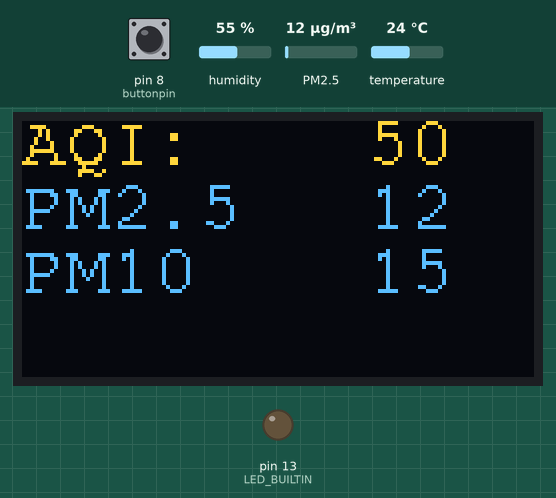
A sketch run on a simulated Arduino Mega 2560, built with avr-gcc and run on an emulated ATmega2560. Shown: 128×64 one-colour display, output pins drawn as LEDs (lit = HIGH). The test bench sets the inputs (shaded band); at power-on: pin 8 (buttonpin) HIGH, humidity 55 %, PM2.5 12 µg/m³, temperature 24 °C. The OLED is the two-colour kind (top 16 rows yellow); what the sketch prints to the serial monitor is not drawn.

Above: at 1.2 s.
1.3 s: pin 8 (buttonpin) pulled LOW for 1 s
At 2.3 s:
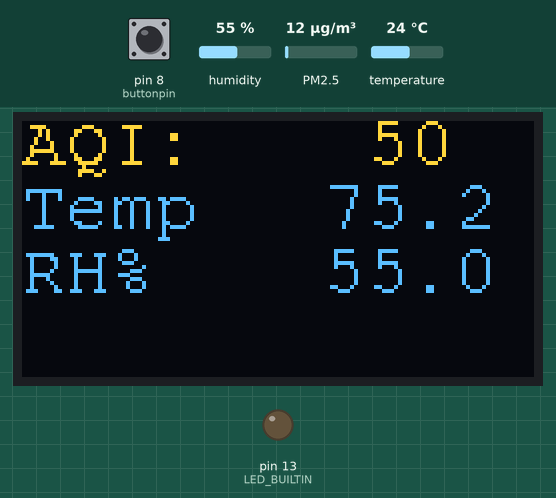
3.9 s: humidity set to 22 %
12.5 s: PM2.5 set to 6 µg/m³
At 26.3 s:
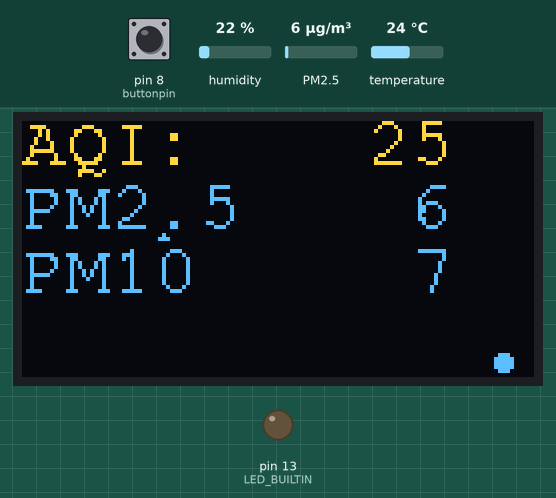
26.5 s: temperature set to 12 °C
At 35.1 s:
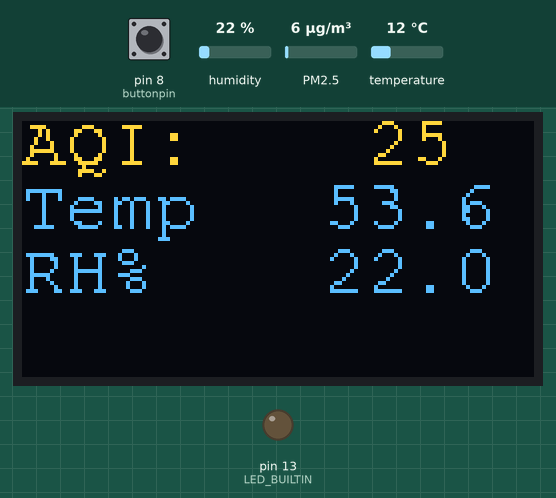
35.2 s: pin 8 (buttonpin) pulled LOW for 1 s
At 36.8 s:
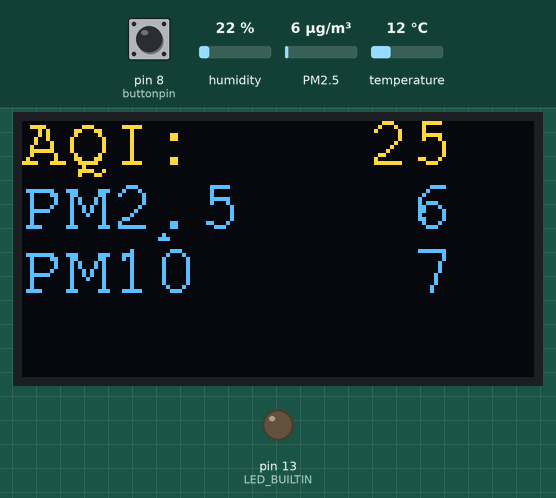
37.7 s: humidity set to 40 %
At 44.0 s:
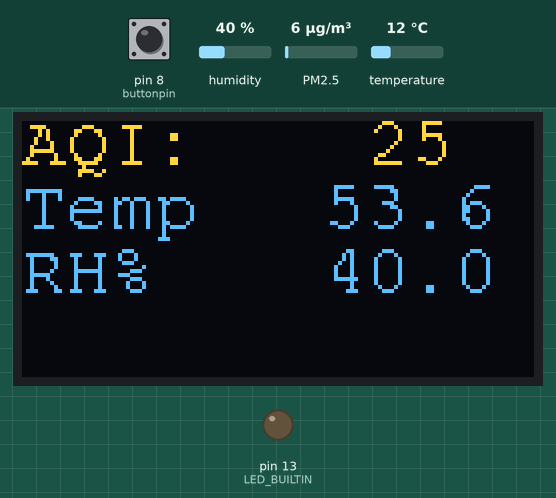

The sketch:

particle_sensor_temp_humidity.ino
```cpp
#include "Adafruit_SHT4x.h"
Adafruit_SHT4x sht4 = Adafruit_SHT4x();

#include <Adafruit_SSD1306.h>
#define SCREEN_WIDTH 128 // OLED display width, in pixels
#define SCREEN_HEIGHT 64 // OLED display height, in pixels

// Declaration for an SSD1306 display connected to I2C (SDA, SCL pins)
// The pins for I2C are defined by the Wire-library.
// On an arduino UNO:       A4(SDA), A5(SCL)
// On an arduino MEGA 2560: 20(SDA), 21(SCL)
// On an arduino LEONARDO:   2(SDA),  3(SCL), ...
#define OLED_RESET     -1 // Reset pin # (or -1 if sharing Arduino reset pin)
#define SCREEN_ADDRESS 0x3C ///< See datasheet for Address; 0x3D for 128x64, 0x3C for 128x32
Adafruit_SSD1306 display(SCREEN_WIDTH, SCREEN_HEIGHT, &Wire, OLED_RESET);
#include "Fonts/FreeMono9pt7b.h"

#define DISPLAY_OFFSET 10
#include "PMS.h"

PMS pms(Serial2);
PMS::DATA data;

/* Global variables */
char data_buf[12];
unsigned long timeout = 0;
unsigned long timer = 0;
bool showblip = false;
bool swapdata = true;   // start true so the AQI shows up first
byte buttonpin = 8;

/* Function Declarations */
void writeHeader1(char *buf);
void writeHeader2(char *buf);
void writeHeader3(char *buf);
void writeHeader4(char *buf);
void writeData1(char *buf);
void writeData2(char *buf);
void writeData3(char *buf);
void writeData4(char *buf);
void UpdateAQI(uint16_t count);
void UpdatePM1(uint16_t count);
void UpdatePM2(uint16_t count);
void UpdatePM10(uint16_t count);
uint16_t AQICalculator(uint16_t pm25, uint16_t pm10);
void UpdateTemp(float data);
void UpdateHumidity(float data);

void setup(void)
{
  Serial.begin(115200);       // Start the Serial communication to send messages to the computer
  while (!Serial) delay(10);
  Serial.println("Starting Serial2...");
  Serial2.begin(9600);        // Communication with PMS5003 sensor
  while (!Serial2) delay(10);

  // SSD1306_SWITCHCAPVCC = generate display voltage from 3.3V internally
  if(!display.begin(SSD1306_SWITCHCAPVCC, SCREEN_ADDRESS)) {
    Serial.println(F("SSD1306 allocation failed"));
    for(;;); // Don't proceed, loop forever
  }

  // Clear the buffer
  // Foreground white, Background black
  display.setTextColor(SSD1306_WHITE, SSD1306_BLACK);
  display.setFont(&FreeMono9pt7b);
  display.clearDisplay();
  writeHeader1("Starting...");

  pinMode(LED_BUILTIN, OUTPUT);
  digitalWrite(LED_BUILTIN, LOW);

  Serial.println("Adafruit SHT4x test");
  if (! sht4.begin()) {
    Serial.println("Couldn't find SHT4x");
    while (1) delay(1);
  }
  Serial.println("Found SHT4x sensor");
  Serial.print("Serial number 0x");
  Serial.println(sht4.readSerial(), HEX);

  sht4.setPrecision(SHT4X_HIGH_PRECISION);
  sht4.setHeater(SHT4X_NO_HEATER);


  pinMode(buttonpin, INPUT);
  digitalWrite(buttonpin, HIGH);
}

void loop(void)
{
  if ((millis() - timeout) > 8000 || timeout == 0)
  {
    timeout = millis();
    if (swapdata)
    {
      if (pms.readUntil(data))  // Tries to read for 1s then returns
      {
        UpdateAQI(AQICalculator(data.PM_AE_UG_2_5, data.PM_AE_UG_10_0));
        //UpdatePM1(data.PM_AE_UG_1_0);
        UpdatePM2(data.PM_AE_UG_2_5);
        UpdatePM10(data.PM_AE_UG_10_0);
      }
    }
    else
    {
      sensors_event_t humidity, temp;

      sht4.getEvent(&humidity, &temp);// populate temp and humidity objects with fresh data
      UpdateTemp(temp.temperature);
      UpdateHumidity(humidity.relative_humidity);
    }
    swapdata = !swapdata;
  }

  if ((millis() - timer) > 600)
  {
    timer = millis();

    if (showblip)
    {
      display.fillCircle(120, 60, 2, WHITE);
    }
    else
    {
      display.fillCircle(120, 60, 2, BLACK);
    }
    display.display();
    showblip = !showblip;
  }

  if (buttonPressed(buttonpin))
  {
    Serial.println("Ding dong!");
    timeout = 0;  // Force display refresh which triggers change to displayed variables
  }

}

/* Returns true when the button changes state to pressed. false otherwise */
bool buttonPressed(byte buttonpin)
{
  static byte button;
  static byte lastButtonState = 1;
  static unsigned long lastDebounceTime = 0;
  unsigned long debounceDelay = 250;
  byte reading;

  reading = digitalRead(buttonpin);

  if (reading != lastButtonState)
  {
    lastDebounceTime = millis();
    lastButtonState = reading;
  }

  if ((millis() - lastDebounceTime) > debounceDelay)
  {
    if (button != lastButtonState)
    {
      // button state changed
      button = lastButtonState;
      if (!button)
      {
        // button is closed
        return true;
      }
    }
  }

  return false;
}

void mySetCursor(uint16_t x, uint16_t y)
{
  display.setCursor(x, y + DISPLAY_OFFSET);
}

void UpdateAQI(uint16_t count)
{
  writeHeader1("AQI:");
  snprintf(data_buf, sizeof(data_buf), "%4d", count);
  writeData1(data_buf);
}
void UpdatePM1(uint16_t count)
{
  writeHeader2("PM1.0");
  snprintf(data_buf, sizeof(data_buf), "%4d", count);
  writeData2(data_buf);
}

void UpdatePM2(uint16_t count)
{
  writeHeader2("PM2.5");
  snprintf(data_buf, sizeof(data_buf), "%4d", count);
  writeData2(data_buf);
}

void UpdatePM10(uint16_t count)
{
  writeHeader3("PM10");
  snprintf(data_buf, sizeof(data_buf), "%4d", count);
  writeData3(data_buf);
}

void UpdateTemp(float data)
{
  writeHeader2("Temp ");
  display.print((char)247);
  dtostrf((data * 9/5) + 32, 5, 1, data_buf);  //Converting to fahrenheit
  writeData2(data_buf);
}

void UpdateHumidity(float data)
{
  writeHeader3("RH%");
  dtostrf(data, 5, 1, data_buf);
  writeData3(data_buf);
}

void writeData1(char *buf)
{
  display.fillRect(64, 0, 64, 14, BLACK);
  mySetCursor(64, 0);
  display.println(buf);
  display.display();
}
void writeData2(char *buf)
{
  display.fillRect(64, 16, 64, 12, BLACK);
  mySetCursor(64, 16);
  display.println(buf);
  display.display();
}
void writeData3(char *buf)
{
  display.fillRect(64, 32, 64, 12, BLACK);
  mySetCursor(64, 32);
  display.println(buf);
  display.display();
}
void writeData4(char *buf)
{
  display.fillRect(64, 48, 64, 12, BLACK);
  mySetCursor(64, 48);
  display.println(buf);
  display.display();
}

void writeHeader1(char *buf)
{
  display.fillRect(0, 0, 64, 12, BLACK);
  mySetCursor(0, 0);
  display.print(buf);
  display.display();
}
void writeHeader2(char *buf)
{
  display.fillRect(0, 16, 64, 12, BLACK);
  mySetCursor(0, 16);
  display.print(buf);
  display.display();
}
void writeHeader3(char *buf)
{
  display.fillRect(0, 32, 64, 12, BLACK);
  mySetCursor(0, 32);
  display.println(buf);
  display.display();
}
void writeHeader4(const char *buf)
{
  display.fillRect(0, 48, 64, 12, BLACK);
  mySetCursor(0, 48);
  display.println(buf);
  display.display();
}

uint16_t AQICalculator(uint16_t pm25, uint16_t pm10)
{
  const uint8_t aqi[][2] = {
    {0, 50},
    {51, 100},
    {101, 150},
    {151, 200},
    {201, 300},
    {301, 400},
    {401, 500},
  };

  const uint16_t pollutant_pm10_0[][2]{
    {0, 54},
    {55, 154},
    {155, 254},
    {255, 354},
    {355, 424},
    {425, 504},
    {505, 604},
  };

  const uint16_t pollutant_pm2_5[][2]{
    {0.0, 12},
    {13, 35},
    {36, 55},
    {56, 150},
    {151, 250},
    {251, 350},
    {351, 500},
  };

  uint16_t bplo = 0;
  uint16_t bphi = 0;
  uint16_t aqilo = 0;
  uint16_t aqihi = 0;
  uint16_t aqi_2_5 = 0;
  uint16_t aqi_10 = 0;

  for (int idx = 0; idx < 7; idx++)
  {
    bplo = pollutant_pm2_5[idx][0];
    bphi = pollutant_pm2_5[idx][1];
    if (pm25 >= bplo && pm25 <= bphi)
    {
      aqilo = aqi[idx][0];
      aqihi = aqi[idx][1];
      aqi_2_5 = (float)(aqihi - aqilo) / (float)(bphi - bplo) * (pm25 - bplo) + aqilo;
    }

    bplo = pollutant_pm10_0[idx][0];
    bphi = pollutant_pm10_0[idx][1];
    if (pm10 >= bplo && pm10 <= bphi)
    {
      aqilo = aqi[idx][0];
      aqihi = aqi[idx][1];
      aqi_10 = (float)(aqihi - aqilo) / (float)(bphi - bplo) * (pm10 - bplo) + aqilo;
    }

  }
  return max(aqi_10, aqi_2_5);
}
```

Measured:
- after the input at 1.3 s, the display: first changes after 0.36 s (image 1 shows a later state)
- after the input at 35.2 s, the display: first changes after 0.43 s (image 4 shows a later state)
- what the display in image 0 shows lasts 0.9 s, from 0.3 s to 1.2 s
- what the display in image 2 shows lasts 0.6 s, from 25.8 s to 26.4 s
